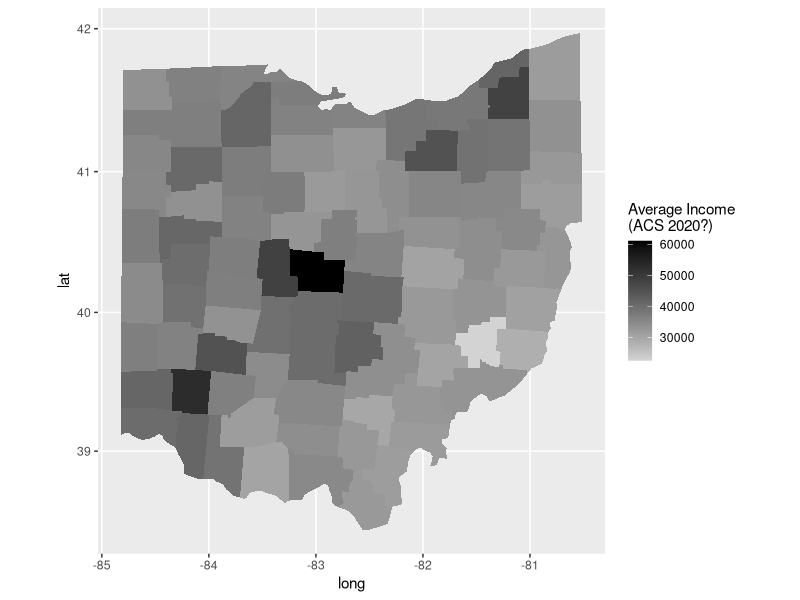
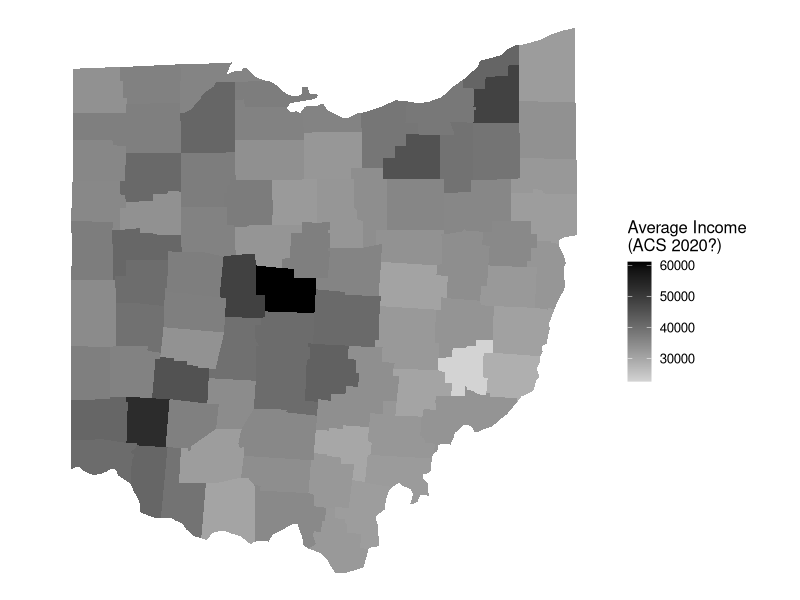

Here is the R script that generated these plots, in order:
# sta404-R-intro-spatial-data-display-OHIO-county-earnings-SOLUTION.R
# /home/baileraj/sta404
# UPDATED: 05 Nov 2021 

# US Counties - from "maps" package and ggplot2::map_data
library(tidyverse)
library(ggthemes)

map.county <- map_data('county')  # ggplot2 function - turns maps pkg data into DF

ohio.county <- subset(map.county, region=="ohio")

# extract income data ...................................................
library(here)   # directory info
library(Hmisc)  # access to %nin% for NOT %in%
Earnings <- read_csv(file=here("education_level_median_earnings.csv")) 
# View(Earnings)
US_earnings <- Earnings %>% 
  filter(geographic_area == "United States")
OH_earnings <- Earnings %>% 
  filter(geographic_area == "Ohio")
OH_County_earnings <- Earnings %>% 
  filter(geographic_area %nin% c("United States", "Ohio")) %>% 
  mutate(county = str_to_lower(str_remove(geographic_area," County, Ohio")))

glimpse(OH_County_earnings)

# merge earnings with map data .................................

ohio_county_map <- ohio.county %>% 
  inner_join(OH_County_earnings, by=c("subregion" = "county"))

glimpse(ohio_county_map)

# start mapping .................................................

ggplot(ohio_county_map, aes(x=long,y=lat,
                        group=group,
                        fill=all_education_levels)) +
  geom_polygon() +
  scale_fill_gradient(low="lightgrey", high="black") +
  coord_map() +
  labs(fill="Average Income\n(ACS 2020?)") 

##
## playing with setting theme using Chang 13.19 example
##    (note that some aspects deprecated)
##

theme_clean <- function(base_size=12)  {
  require(grid)
  theme_grey(base_size) %+replace%
    theme(
      axis.title = element_blank(),
      axis.text = element_blank(),
      panel.background = element_blank(),
      panel.grid = element_blank(),
      axis.ticks.length=unit(0,"cm"),
      axis.ticks.margin=unit(0,"cm"),
      panel.margin=unit(0,"lines"),
      plot.margin=unit(c(0,0,0,0),"lines"),
      complete=TRUE
    )
}

ggplot(ohio_county_map, aes(x=long,y=lat,
                            group=group,fill=all_education_levels)) +
  geom_polygon() +
  #  guides(fill='none') +
  scale_fill_gradient(low="lightgrey", high="black") +
  coord_map() +
  labs(fill="Average Income\n(ACS 2020?)") +
  theme_clean()


##
## In-class assignment: Use Fill that is different from median county income
##


## add diff ...
OH_County_earnings2 <- Earnings %>% 
  filter(geographic_area %nin% c("United States", "Ohio")) %>% 
  mutate(county = str_to_lower(str_remove(geographic_area," County, Ohio"))) %>% 
  mutate(diffMedian = all_education_levels - 
           median(all_education_levels))

## explore new DF with diff .....
summary(OH_County_earnings2)

OH_County_earnings2 %>% 
  arrange(desc(diffMedian)) %>% 
  select(county, all_education_levels, diffMedian) %>% 
  View()


ohio_county_map2 <- ohio.county %>% 
  inner_join(OH_County_earnings2, by=c("subregion" = "county"))



#=======================================================================
#=======================================================================
# B O N U S  MAP  functions (and a little follow-up to JJ Fain's talk)
#=======================================================================
#=======================================================================

#=======================================================================
# Cartograms
# https://www.r-graph-gallery.com/cartogram.html
# cartogram_cont is the function

# Draw your own Rectangular Statistical Cartogram with recmap
# https://cran.r-project.org/web/packages/recmap/vignettes/recmap.html


#=======================================================================
# Maps from Shapefiles (from DataCamp)
# Although the built-in maps from the maps package are
# very convenient, using shapefiles is a more flexible
# way of accessing geographic and political boundaries.
#
# Shapefiles can be used to describe points, polylines
# or polygons - here you'll focus on polygons for
# drawing maps.
#
# A single shapefile actually consists of several files,
# each describing a specific aspect of the overall
# geometry. The three core file types are:
#
# .shp: the shape, the feature geometry itself.
# .shx: the shape index, a positional index.
# .dbf: the attribute, attributes for each shape arranged in columns.
# The prefix name of these files must be consistent and they must be kept in the same directory.
#
# readOGR
